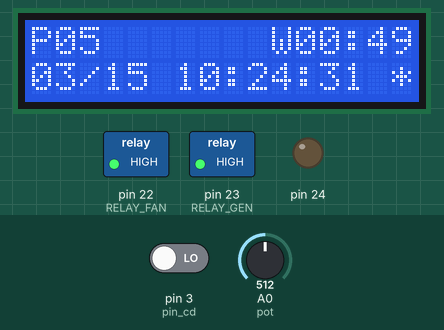
The sketch below on a simulated Arduino Mega 2560, built with avr-gcc and run on an emulated ATmega2560. On the bench: 16×2 character LCD, switched loads named in the sketch (green lamp = pin HIGH), output pins drawn as LEDs (lit = HIGH). The test bench sets the inputs (shaded band); at power-on: pin 3 (pin_cd) LOW, A0 (pot) = 512. The local clock reads 2024-03-15 10:24:30 at power-on unless the sketch sets it; storage starts empty.

Above: at 1.2 s.
1.3 s: pin 3 (pin_cd) driven HIGH
At 2.8 s:
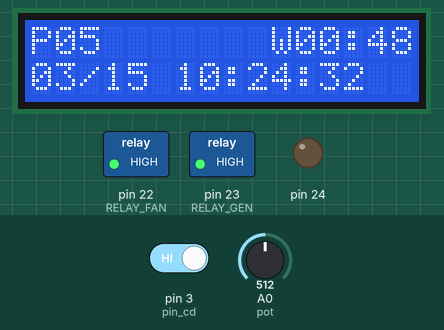
4.3 s: A0 (pot) set to 716
At 5.4 s:
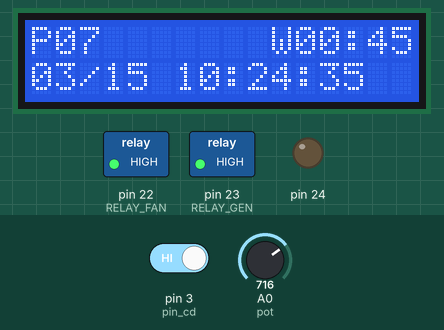
6.5 s: A0 (pot) set to 900
At 7.8 s:
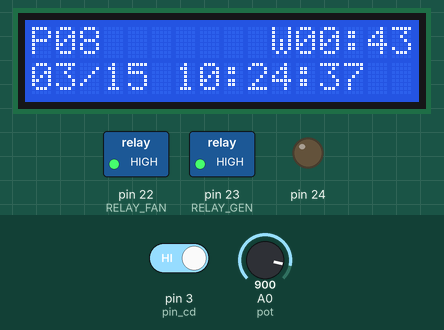
8.5 s: pin 3 (pin_cd) driven LOW
At 9.8 s:
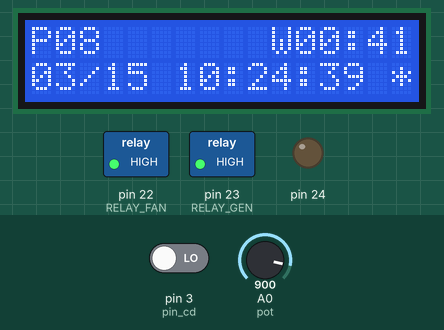
10.5 s: A0 (pot) set to 1010
At 51.8 s:
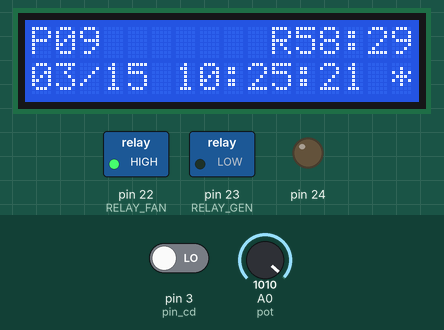
Timing chart, 0 to 52.5 s (numbered marks = the images above; inputs shaded):
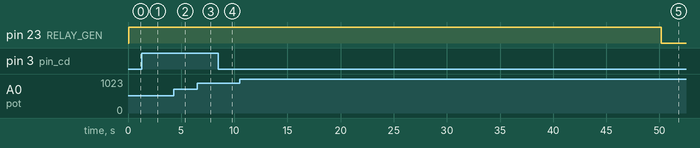

Measured:
- after the input at 1.3 s, the display: first changes at once (image 1 shows a later state)
- after the input at 8.5 s, the display: first changes at once (image 4 shows a later state)
- what the display in image 1 shows lasts 1.0 s, from 2.0 s to 3.0 s
- what the display in image 5 shows lasts 0.8 s, from 51.2 s to 52.0 s

The sketch:

__main__.ino
```cpp
// LIBRARIES -------------------------------
#include <LiquidCrystal_I2C.h>
LiquidCrystal_I2C lcd(0x27, 16, 2);

#include <SPI.h>
#include <SD.h>
File file;

#include <Wire.h>
#include "RTClib.h"
RTC_DS3231 rtc_ds3231;
DateTime now;


// GLOBALS ---------------------------------
#define RELAY_FAN 22
#define RELAY_GEN 23
#define DELAY 10000


// REFACTOR ---------------------------------
unsigned long current_millis = 0;

int8_t gen_state = 1;

int32_t counter = 10;
int8_t countdown_update = 0;


// STRUCTS ---------------------------------
typedef struct sd_card_t
{
  int8_t state;
  int8_t tried_to_initialize;
  int8_t pin;
  int8_t pin_cd;
  int8_t is_inserted;
  int8_t is_inserted_prev;
  int8_t write_state;
  int16_t write_val;
} sd_card_t;
sd_card_t sd_card = {};

typedef struct rtc_t
{
  int16_t year_curr;
  int16_t year_prev;
  int16_t year_tmp;
  int8_t month_curr;
  int8_t month_prev;
  int8_t month_tmp;
  int8_t day_curr;
  int8_t day_prev;
  int8_t day_tmp;
  int8_t hour_curr;
  int8_t hour_prev;
  int8_t hour_tmp;
  int8_t minute_curr;
  int8_t minute_prev;
  int8_t minute_tmp;
  int8_t second_curr;
  int8_t second_prev;
  int8_t second_tmp;
} rtc_t;
rtc_t rtc = {};

typedef struct sensor_t
{
  int16_t ppb_curr;
  int16_t ppb_prev;
} sensor_t;
sensor_t sensor1;

typedef struct pot_t
{
  int8_t val = 1;
} pot_t;
pot_t pot;

typedef struct core_t
{
  int8_t lcd_minute_update;
  int8_t sd_minute_update;
} core_t;
core_t core = {};


uint8_t sensor_buff[9] = {};
uint8_t sensor_buff_index = 0;
uint32_t sensor_buff_timer = 0;
int8_t sensor_buffer_new_data = 0;


// ----------------------------------------------------------------------------------------------------------
// ;SD
// ----------------------------------------------------------------------------------------------------------
void sd_manager()
{
  sd_card_init();
  sd_card_wtite();
}
void sd_card_init()
{
  sd_card.is_inserted = (digitalRead(sd_card.pin_cd) == LOW) ? 1 : 0;
  if (sd_card.is_inserted_prev != sd_card.is_inserted)
  {
    sd_card.is_inserted_prev = sd_card.is_inserted;
    if (sd_card.is_inserted)
    {
      if (!sd_card.tried_to_initialize)
      {
        sd_card.tried_to_initialize = 1;
        sd_card.state = (SD.begin(sd_card.pin)) ? 1 : 0;
        lcd.setCursor(15, 1);
        lcd.print("*");
      }
    }
    else
    {
      sd_card.tried_to_initialize = 0;
      sd_card.state = 0;

      lcd.setCursor(15, 1);
      lcd.print(" ");
    }
  }
}
void sd_card_wtite()
{
  if (core.sd_minute_update)
  {
    core.sd_minute_update = 0;
    if (sd_card.state == 1)
    {
      file = SD.open("history.csv", FILE_WRITE);
      file.print(String(rtc.year_curr));
      file.write(',');
      file.print(String(rtc.month_curr));
      file.write(',');
      file.print(String(rtc.day_curr));
      file.write(',');
      file.print(String(rtc.hour_curr));
      file.write(',');
      file.print(String(rtc.minute_curr));
      file.write(',');
      file.print(String(rtc.second_curr));
      file.write(',');
      file.print(String(sensor1.ppb_curr));
      file.write(',');
      file.write('\n');
      file.close();
    }
  }
}


// ***********************************************************************************************
// ;RTC
// ***********************************************************************************************
void rtc_manager()
{
  now = rtc_ds3231.now();
  rtc.year_curr = now.year();
  rtc.month_curr = now.month();
  rtc.day_curr = now.day();
  rtc.hour_curr = now.hour();
  rtc.minute_curr = now.minute();
  rtc.second_curr = now.second();

  lcd_print_rtc(0);

  rtc_next_minute();
}

void rtc_next_minute()
{
  if (rtc.minute_prev != rtc.minute_curr)
  {
    rtc.minute_prev = rtc.minute_curr;
    core.lcd_minute_update = 1;
    core.sd_minute_update = 1;
  }
}


// LCD -------------------------------------
void lcd_manager()
{
  lcd_print_sensor();
}

void lcd_print_sensor()
{
  int val = sensor1.ppb_curr;
  if (val > 9999) val = 9999;
  int d1 = val % 10000 / 1000;
  int d2 = val % 1000 / 100;
  int d3 = val % 100 / 10;
  if (sensor1.ppb_prev != sensor1.ppb_curr)
  {
    sensor1.ppb_prev = sensor1.ppb_curr;
    lcd.setCursor(4, 0);
    lcd.print("S" + String(d1) + "." + String(d2) + String(d3) + " ");
  }
}

void lcd_print_rtc(int8_t refresh)
{
  if (refresh ||
      rtc.month_prev != rtc.month_curr)
  {
    rtc.month_prev = rtc.month_curr;
    lcd.setCursor(0, 1);
    if (rtc.month_curr < 10) lcd.print(0);
    lcd.print(rtc.month_curr);
  }
  if (refresh) lcd.print("/");
  if (refresh ||
      rtc.day_prev != rtc.day_curr)
  {
    rtc.day_prev = rtc.day_curr;
    lcd.setCursor(3, 1);
    if (rtc.day_curr < 10) lcd.print(0);
    lcd.print(rtc.day_curr);
  }

  if (refresh || rtc.hour_prev != rtc.hour_curr)
  {
    rtc.hour_prev = rtc.hour_curr;
    lcd.setCursor(6, 1);
    if (rtc.hour_curr < 10) lcd.print(0);
    lcd.print(rtc.hour_curr);
  }
  if (refresh) lcd.print(":");
  if (refresh || core.lcd_minute_update)
  {
    lcd.setCursor(9, 1);
    if (rtc.minute_curr < 10) lcd.print(0);
    lcd.print(rtc.minute_curr);
  }
  if (refresh) lcd.print(":");
  if (refresh || rtc.second_prev != rtc.second_curr)
  {
    rtc.second_prev = rtc.second_curr;
    lcd.setCursor(12, 1);
    if (rtc.second_curr < 10) lcd.print(0);
    lcd.print(rtc.second_curr);
  }
}

void lcd_init()
{
  lcd.init();
  lcd.backlight();
}
void lcd_write()
{
  lcd.clear();
  lcd.setCursor(0, 0);
  lcd.print("Hello");
}


// ----------------------------------------------------------------------------------------
// SENSOR ---------------------------------------------------------------------------------
// ----------------------------------------------------------------------------------------
void sensor_manager()
{
  sensor1_read();
}

unsigned char get_checksum(unsigned char *i, unsigned char ln)
{
  unsigned char j, tempq = 0;
  i += 1;
  for (j = 0; j < (ln - 2); j++)
  {
    tempq += *i;
    i++;
  }
  tempq = (~tempq) + 1;
  return (tempq);
}

void sensor1_read()
{
  if (Serial1.available() > 0)
  {
    sensor_buffer_new_data = 1;
    uint8_t temp_val = Serial1.read();
    if (sensor_buff_index < 9)
    {
      sensor_buff[sensor_buff_index] = temp_val;
      sensor_buff_index++;
      sensor_buff_timer = millis();
    }
  }

  if (millis() - sensor_buff_timer > 40)
  {
    if (sensor_buffer_new_data)
    {
      sensor_buffer_new_data = 0;

      if (get_checksum(sensor_buff, 9) == sensor_buff[8])
      {
        int tmp = sensor_buff[4] * 256 + sensor_buff[5];
        if (tmp >= 0 && tmp <= 10000)
        {
          sensor1.ppb_curr = tmp;
          sensor1.ppb_prev = -1;
          lcd_print_sensor();
        }
      }

      for (int i = 0; i < 9; i++)
      {
        sensor_buff[i] = 0;
      }
      sensor_buff_index = 0;
    }
  }
}

void pot_manager()
{
  pot_read();
  lcd.setCursor(0, 0);
  lcd.print("P");
  if (pot.val < 10) lcd.print("0");
  lcd.print(pot.val);
}
void pot_read()
{
  int tmp = analogRead(A0);
  pot.val = map(tmp, 0, 1023, 1, 10);
}


// ----------------------------------------------------------------------------------------
// GEN ------------------------------------------------------------------------------------
// ----------------------------------------------------------------------------------------
void gen_manager()
{
  if (counter <= 0)
  {
    if (gen_state)
    {
      gen_state = 0;
      counter = 3600 - pot.val * 10;
      digitalWrite(RELAY_GEN, LOW);
    }
    else
    {
      gen_state = 1;
      counter = pot.val * 10;
      digitalWrite(RELAY_GEN, HIGH);
    }
  }
}

// EXE -------------------------------------
void setup()
{
  pinMode(24, OUTPUT);

  pinMode(RELAY_FAN, OUTPUT);
  digitalWrite(RELAY_FAN, HIGH);

  pinMode(RELAY_GEN, OUTPUT);
  Serial1.begin(9600);


  lcd_init();
  //  lcd_write();

  // ************************
  // ;rtc init
  // ************************
  if (!rtc_ds3231.begin()) {}
  else {}
  if (rtc_ds3231.lostPower()) rtc_ds3231.adjust(DateTime(F(__DATE__), F(__TIME__)));
  //rtc_ds3231.adjust(DateTime(F(__DATE__), F(__TIME__)));
  //rtc_ds3231.adjust(DateTime(2014, 1, 21, 8, 59, 50));
  now = rtc_ds3231.now();
  rtc.year_curr = rtc.year_prev = now.year();
  rtc.month_curr = rtc.month_prev = now.month();
  rtc.day_curr = rtc.day_prev = now.day();
  rtc.hour_curr = rtc.hour_prev = now.hour();
  rtc.minute_curr = rtc.minute_prev = now.minute();
  rtc.second_curr = rtc.second_prev = now.second();
  lcd_print_rtc(1);

  // *************************
  // ;sd init
  // *************************
  sd_card.pin = 4;
  sd_card.pin_cd = 3;

  pot_read();

  // gen init
  gen_state = 1;
  counter = pot.val * 10;
  digitalWrite(RELAY_GEN, HIGH);
}

void loop()
{
  rtc_manager();
  pot_manager();
  gen_manager();
  sd_manager();
  sensor_manager();

  if (millis() - current_millis >= 1000)
  {
    current_millis = millis();
    countdown_update = 1;
  }

  if (countdown_update)
  {
    countdown_update = 0;

    counter--;

    int countdown_minutes = counter / 60;
    int countdown_seconds = counter % 60;

    lcd.setCursor(10, 0);
    if (gen_state) lcd.print("W");
    else lcd.print("R");

    if (countdown_minutes < 10) lcd.print(0);
    lcd.print(countdown_minutes);
    lcd.print(":");
    if (countdown_seconds < 10) lcd.print(0);
    lcd.print(countdown_seconds);
  }
}
```
